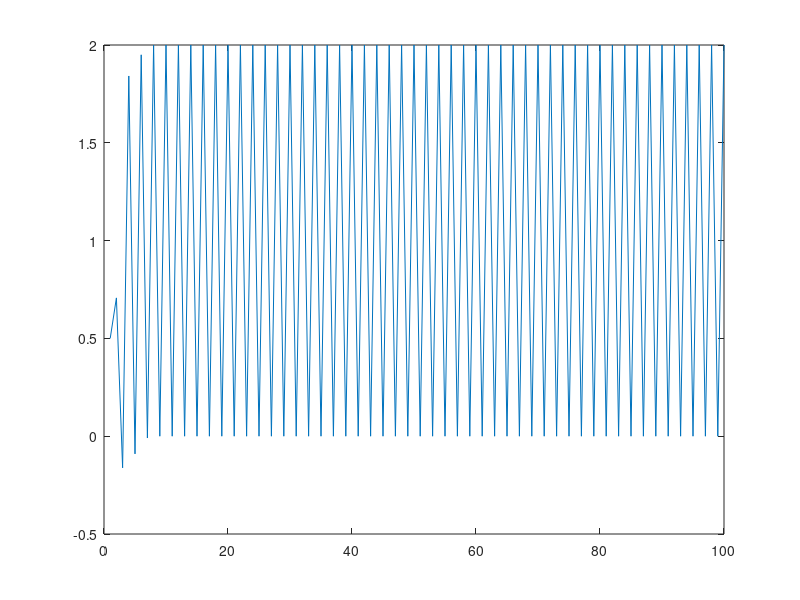

The MATLAB script that drew this image:
%% FFT analysis of c component
% Fs = 1/(12*60*60);    % Sampling frequency 1 per hour!!                    
% T = 1/Fs;             % Sampling period       
% L = n;                % Length of signal
% t = (0:L-1)*T;        % Time vector
% 
% c_FFT = fft(c);
% P2 = abs(c_FFT/L);
% P1 = P2(1:L/2+1);
% P1(2:end-1) = 2*P1(2:end-1);
% 
% f = Fs/L*(0:(L/2));
% plot(f,P1) 
n =100;
s = 4;
c = zeros(n,1);
c(1) = 0.5;
for t = 2:n
    c_sum = 0;
    for j = 1:(s/2)
        c_sum = c_sum + cos((2*pi*j/s) * c(t-1));
    end
    c(t) = c_sum;
end

figure;
plot(c)